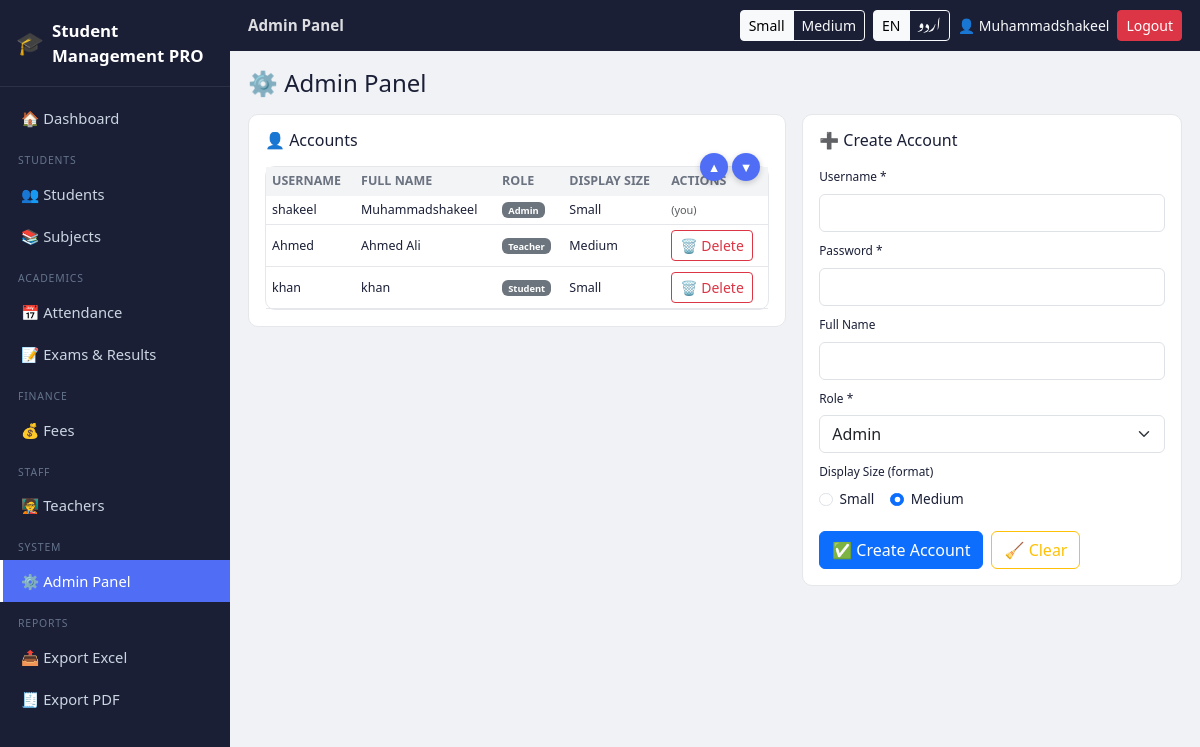
/admin (signed in), run on the app's committed database.
### tables this page shows
CREATE TABLE users(
        id INTEGER PRIMARY KEY AUTOINCREMENT,
        username TEXT UNIQUE NOT NULL,
        password_hash TEXT NOT NULL,
        full_name TEXT,
        role TEXT NOT NULL,
        density TEXT DEFAULT 'medium',
        created_at TEXT
    );

### app.py (the view, shortened to what this page needs)
@app.route("/admin", methods=["GET", "POST"])
@login_required(roles=["admin"])
def admin_panel():
    db = get_db()
    error = None
    users = db.execute("SELECT * FROM users ORDER BY id").fetchall()
    students = db.execute("SELECT roll_no, name FROM students ORDER BY name").fetchall()
    return render_template("admin_panel.html", users=users, students=students, error=error)

### app.py (called while the page is built)
def get_db():
    if "db" not in g:
        g.db = sqlite3.connect(DB_PATH)
        g.db.row_factory = sqlite3.Row
        g.db.execute("PRAGMA foreign_keys = ON")
    return g.db

def current_user():
    uid = session.get("user_id")
    if not uid:
        return None
    db = get_db()
    return db.execute("SELECT * FROM users WHERE id=?", (uid,)).fetchone()

def login_required(roles=None):
    def deco(fn):
        @wraps(fn)
        def wrapper(*a, **kw):
            user = current_user()
            if not user:
                return redirect(url_for("login"))
            if roles and user["role"] not in roles:
                abort(403)
            return fn(*a, **kw)
        return wrapper
    return deco

@app.context_processor
def inject_globals():
    lang = session.get("lang", "en")
    return dict(
        t=get_translator(lang),
        lang=lang,
        current_user=current_user(),
        density=(current_user()["density"] if current_user() else session.get("density", "medium")),
    )

### translations.py (called while the page is built)
def get_translator(lang):
    table = TRANSLATIONS.get(lang, TRANSLATIONS["en"])
    def t(key):
        return table.get(key, TRANSLATIONS["en"].get(key, key))
    return t

### templates/admin_panel.html (shortened to what this page needs)
{% extends "base.html" %}
{% block title %}{{ t('admin_panel') }}{% endblock %}
{% block content %}
<h4 class="mb-3">⚙️ {{ t('admin_panel') }}</h4>
<div class="row g-3">
  <div class="col-lg-7">
    <div class="card-pro">
      <h6 class="mb-3">👤 Accounts</h6>
      <div class="scroll-panel">
        <div class="scroll-arrows">
          <button class="scroll-arrow-btn" onclick="scrollPanel('usersTable','up')" title="{{ t('scroll_up') }}">▲</button>
          <button class="scroll-arrow-btn" onclick="scrollPanel('usersTable','down')" title="{{ t('scroll_down') }}">▼</button>
        </div>
        <div class="scroll-body" id="usersTable" style="max-height:380px;">
          <table class="pro-table">
            <thead><tr><th>{{ t('username') }}</th><th>{{ t('full_name') }}</th><th>{{ t('role') }}</th>
              <th>{{ t('display_size') }}</th><th>{{ t('actions') }}</th></tr></thead>
            <tbody>
            {% for u in users %}
              <tr>
                <td>{{ u['username'] }}</td>
                <td>{{ u['full_name'] or '-' }}</td>
                <td><span class="badge text-bg-secondary">{{ u['role']|title }}</span></td>
                <td>{{ t(u['density']) }}</td>
                <td>
                  {% if u['id'] != current_user['id'] %}
                  <form method="post" action="{{ url_for('admin_delete_user', uid=u['id']) }}" onsubmit="return confirm('Remove this account?');">
                    <button class="btn btn-sm btn-outline-danger" type="submit">🗑️ {{ t('delete') }}</button>
                  </form>
                  {% else %}<span class="text-muted small">(you)</span>{% endif %}
                </td>
              </tr>
            {% endfor %}
            </tbody>
          </table>
        </div>
      </div>
    </div>
  </div>
  <div class="col-lg-5">
    <div class="card-pro">
      <h6 class="mb-3">➕ {{ t('create_account') }}</h6>
      <form method="post" id="createAcctForm">
        <label class="form-label small">{{ t('username') }} *</label>
        <input class="form-control mb-2" name="username" required>
        <label class="form-label small">{{ t('password') }} *</label>
        <input class="form-control mb-2" type="password" name="password" required minlength="4">
        <label class="form-label small">{{ t('full_name') }}</label>
        <input class="form-control mb-2" name="full_name">
        <label class="form-label small">{{ t('role') }} *</label>
        <select class="form-select mb-2" name="role" id="roleSelect" required onchange="toggleLinkField()">
          <option value="admin">Admin</option>
        </select>
        <label class="form-label small">{{ t('display_size') }} (format)</label>
        <div class="d-flex gap-3 mb-3">
          <div class="form-check">
            <input class="form-check-input" type="radio" name="density" value="small" id="densSmall">
            <label class="form-check-label" for="densSmall">{{ t('small') }}</label>
          </div>
          <div class="form-check">
            <input class="form-check-input" type="radio" name="density" value="medium" id="densMedium" checked>
            <label class="form-check-label" for="densMedium">{{ t('medium') }}</label>
          </div>
        </div>
        <div class="d-flex gap-2">
          <button class="btn btn-primary" type="submit">✅ {{ t('create_account') }}</button>
          <button class="btn btn-outline-warning" type="button" onclick="document.getElementById('createAcctForm').reset(); toggleLinkField();">🧹 {{ t('clear') }}</button>
        </div>
      </form>
    </div>
  </div>
</div>
{% endblock %}

### templates/base.html (shortened to what this page needs)
<!DOCTYPE html>
<html lang="{{ lang }}" dir="{{ 'rtl' if lang == 'ur' else 'ltr' }}">
<head>
<link href="https://cdnjs.cloudflare.com/ajax/libs/bootstrap/5.3.3/css/bootstrap.min.css" rel="stylesheet">
<link href="{{ url_for('static', filename='css/style.css') }}" rel="stylesheet">
</head>
<body class="density-{{ density }} {{ 'rtl-mode' if lang == 'ur' else '' }}">
{% if current_user %}
<div class="d-flex app-shell">
  <nav class="sidebar d-none d-lg-flex flex-column">
    <div class="sidebar-brand">
      <span class="brand-icon">🎓</span>
      <span class="brand-text">{{ t('app_name') }}</span>
    </div>
    <div class="sidebar-nav">
      {% include "_nav_links.html" %}
    </div>
  </nav>
  <div class="main-col flex-grow-1">
    <header class="topbar d-flex align-items-center justify-content-between">
      <div class="d-flex align-items-center gap-2">
        <span class="topbar-title">{{ self.title() if self.title is defined else '' }}</span>
      </div>
      <div class="d-flex align-items-center gap-2 flex-wrap">
        <div class="btn-group btn-group-sm" role="group" aria-label="density">
          <a class="btn btn-outline-light {{ 'active' if density=='small' }}" href="{{ url_for('set_density', level='small') }}">{{ t('small') }}</a>
          <a class="btn btn-outline-light {{ 'active' if density=='medium' }}" href="{{ url_for('set_density', level='medium') }}">{{ t('medium') }}</a>
        </div>
        <div class="btn-group btn-group-sm" role="group" aria-label="lang">
          <a class="btn btn-outline-light {{ 'active' if lang=='en' }}" href="{{ url_for('set_lang', code='en') }}">EN</a>
          <a class="btn btn-outline-light {{ 'active' if lang=='ur' }}" href="{{ url_for('set_lang', code='ur') }}">اردو</a>
        </div>
        <span class="text-light small d-none d-sm-inline">👤 {{ current_user['full_name'] or current_user['username'] }}</span>
        <a class="btn btn-sm btn-danger" href="{{ url_for('logout') }}">{{ t('logout') }}</a>
      </div>
    </header>
    <main class="content-area">
      {% block content %}{% endblock %}
    </main>
  </div>
</div>
{% else %}
  {% block guest_content %}{% endblock %}
{% endif %}
</body>
</html>

### static/css/style.css (style rules this page uses)
:root { --sidebar-w: 230px; --navy: #1A1F36; --navy2: #252D4A; --accent: #4F6EF5; --bg: #F0F2F5; --card: #FFFFFF; --border: #E5E7EB; --text: #1A1F36; --text2: #6B7280; }
* { box-sizing: border-box; }
body { margin:0; background: var(--bg); color: var(--text); font-family: "Segoe UI", "Noto Nastaliq Urdu", system-ui, sans-serif; }
.app-shell { min-height: 100vh; }
.sidebar { width: var(--sidebar-w); min-width: var(--sidebar-w); background: var(--navy); color: #fff; height: 100vh; position: sticky; top: 0; }
.sidebar-brand { padding: 18px 16px; font-weight: 700; font-size: 1.05rem; border-bottom: 1px solid rgba(255,255,255,.08); display:flex; align-items:center; gap:8px; }
.brand-icon { font-size:1.4rem; }
.sidebar-nav { flex: 1 1 auto; overflow-y: auto; max-height: calc(100vh - 64px); padding: 10px 0 24px; scrollbar-width: thin; scrollbar-color: #475569 var(--navy); }
.topbar { background: var(--navy); color:#fff; padding: 10px 18px; position: sticky; top:0; z-index: 20; }
.topbar-title { font-weight:600; font-size: .95rem; opacity:.85; }
.main-col { min-height: 100vh; display:flex; flex-direction:column; }
.content-area { padding: 18px; flex:1 1 auto; }
.stat-card, .card-pro { background: var(--card); border: 1px solid var(--border); border-radius: 10px; padding: 16px; }
.scroll-panel { position: relative; border: 1px solid var(--border); border-radius: 10px; background: var(--card); }
.scroll-panel .scroll-body { max-height: 480px; overflow-y: auto; overflow-x: auto; }
.scroll-arrows { position:absolute; right: 8px; top: -14px; display:flex; gap:4px; z-index:5; }
.scroll-arrow-btn { background: var(--accent); color:#fff; border:none; width:28px; height:28px; border-radius:50%; font-size:.8rem; line-height:1; cursor:pointer; box-shadow: 0 2px 6px rgba(0,0,0,.2); }
table.pro-table { width:100%; border-collapse: collapse; }
table.pro-table thead th { background: #F3F4F6; position: sticky; top:0; z-index:2; font-size:.78rem; text-transform:uppercase; color:var(--text2); padding:10px 8px; white-space:nowrap; }
table.pro-table td { padding:9px 8px; border-bottom:1px solid var(--border); font-size:.9rem; white-space:nowrap; }
body.density-small table.pro-table td, body.density-small table.pro-table th { padding:5px 6px; font-size:.78rem; }
body.density-small .content-area { font-size:.85rem; }

### data on the page
users: density "Medium", username "Ahmed", full_name "Ahmed Ali", role "Teacher", t "Delete"
users: full_name "Muhammadshakeel", username "shakeel", role "Admin", density "Small", shows "(you)"
users: username "khan", full_name "khan", role "Student", density "Small", t "Delete"

### other printed values
{{ t('app_name') }} "Student Management PRO"
{{ t('dashboard') }} "Dashboard"
{{ t('students') }} "STUDENTS"
{{ t('students') }} "Students"
{{ t('subjects') }} "Subjects"
{{ t('attendance') }} "Attendance"
{{ t('exams_results') }} "Exams & Results"
{{ t('fees') }} "Fees"
{{ t('teachers') }} "Teachers"
{{ t('admin_panel') }} "Admin Panel"
{{ t('export_excel') }} "Export Excel"
{{ t('export_pdf') }} "Export PDF"
{{ t('small') }} "Small"
{{ t('logout') }} "Logout"
{{ t('username') }} "USERNAME"
